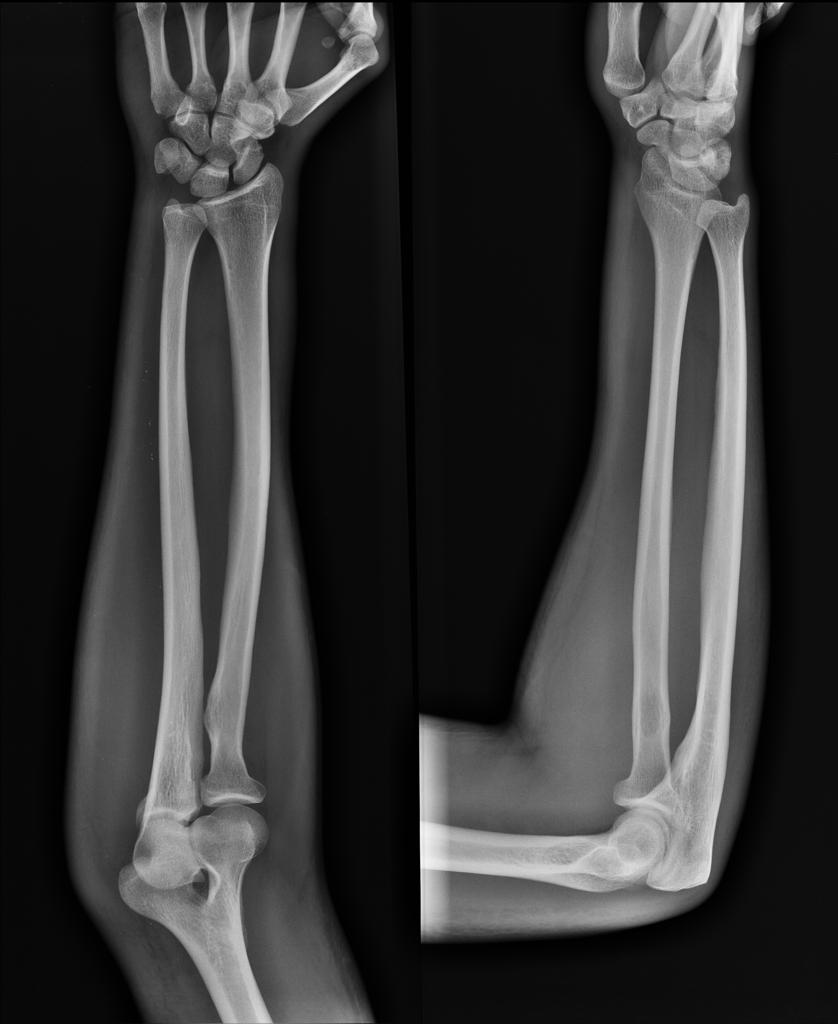
//> input picture opentest/q9.jpg, 838 x 1024 px
$ ./main   (built with g++ and OpenCV 4)
//> lines starting //> are read from the running program, lines starting //| are printed output that depends on the picture; after the words box and inside, x2 and y2 are one past the last pixel; in counts of white or black regions, pixels touching at a corner belong together
#include <opencv2/opencv.hpp>
#include <opencv2/core/core.hpp>
#include <opencv2/highgui/highgui.hpp>
#include <opencv2/imgproc/imgproc.hpp>
#include <iostream>
#include <vector>

using namespace cv;
using namespace std;

// [73 lines of commented-out code are left out]

void detect_hand_and_fingers(Mat& src);
void detect_hand_silhoutte(Mat& src);

int main(int argc, char* argv[])
{
    Mat img = imread("/Users/louissherratt/Documents/opentest/opentest/q9.jpg");
//> img is the input picture: 1024 rows x 838 cols, CV_8UC3; min 0, max 255, mean 54.2
    // Check for failure
    if (img.empty())
    {
     cout << "Could not open or find the image" << endl;
     cin.get(); //wait for any key press
     return -1;
    }

    // Convert RGB Mat to GRAY
    Mat gray, fingersp;
    cvtColor(img, gray, COLOR_BGR2GRAY);
    Mat gray_silhouette = gray.clone();

    /* Isolate Hand + Fingers */

    detect_hand_and_fingers(gray);
    imshow("Hand+Fingers", gray);
    //imwrite("hand_fingers.png", gray);

    /* Isolate Hand Sillhoute and subtract it from the other image (Hand+Fingers) */

    detect_hand_silhoutte(gray_silhouette);
    imshow("Hand", gray_silhouette);
    //imwrite("hand_silhoutte.png", gray_silhouette);

    /* Subtract Hand Silhoutte from Hand+Fingers so we get only Fingers */

    Mat fingers =  gray - gray_silhouette;
    imshow("Fingers", fingers);
    //imwrite("fingers_only.png", fingers);
    waitKey(0);

// [17 lines of commented-out code are left out]
}

void detect_hand_and_fingers(Mat& src)
{
    Mat kernel = getStructuringElement(MORPH_ELLIPSE, Size(3,3), Point(1,1));
    morphologyEx(src, src, MORPH_ELLIPSE, kernel);
//> src: 1024 rows x 838 cols, CV_8UC1; min 0, max 239, mean 53.8

    int adaptiveMethod = ADAPTIVE_THRESH_GAUSSIAN_C; // CV_ADAPTIVE_THRESH_MEAN_C, CV_ADAPTIVE_THRESH_GAUSSIAN_C
    adaptiveThreshold(src, src, 255, adaptiveMethod, THRESH_BINARY, 9, -5);
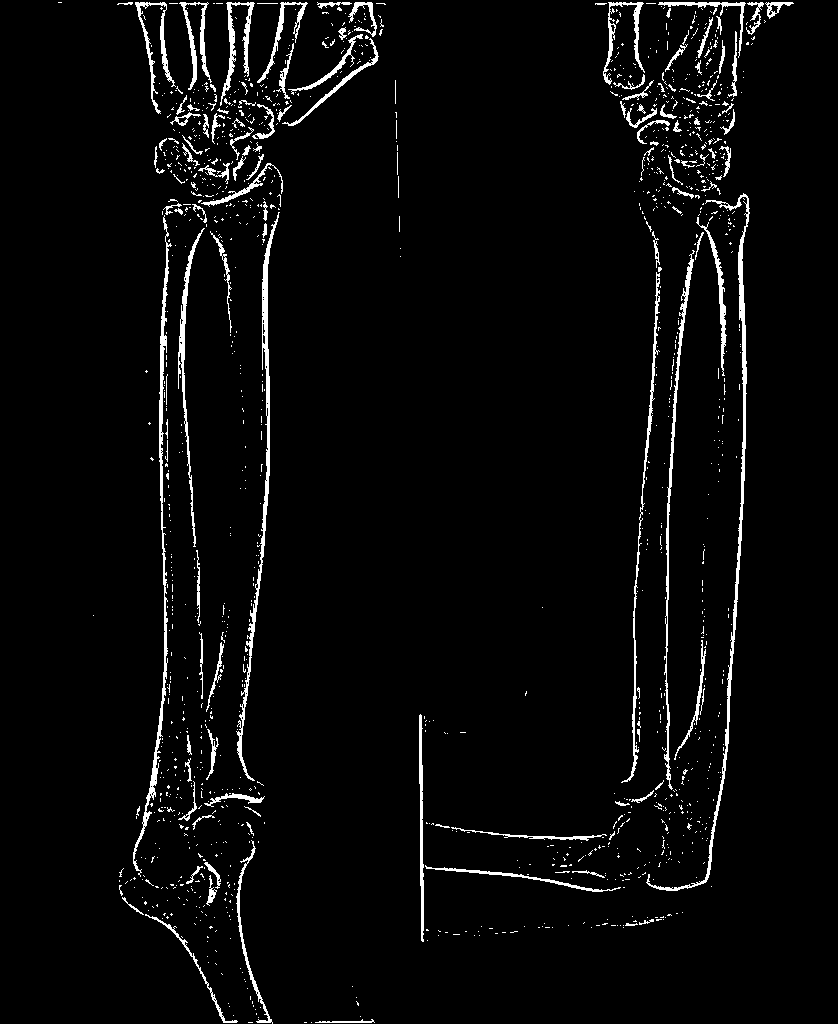
//> src: 1024 rows x 838 cols, CV_8UC1; 3.6% white; 1368 white regions (1240 under 20 px), largest, box (x1, y1, x2, y2) and area: (646, 193, 750, 891) 2648, (236, 212, 280, 781) 2184, (133, 215, 172, 877) 2137

    int dilate_sz = 1;
    Mat element = getStructuringElement(MORPH_ELLIPSE, Size(2*dilate_sz, 2*dilate_sz),
                                       Point(dilate_sz, dilate_sz) );
    dilate(src, src, element);
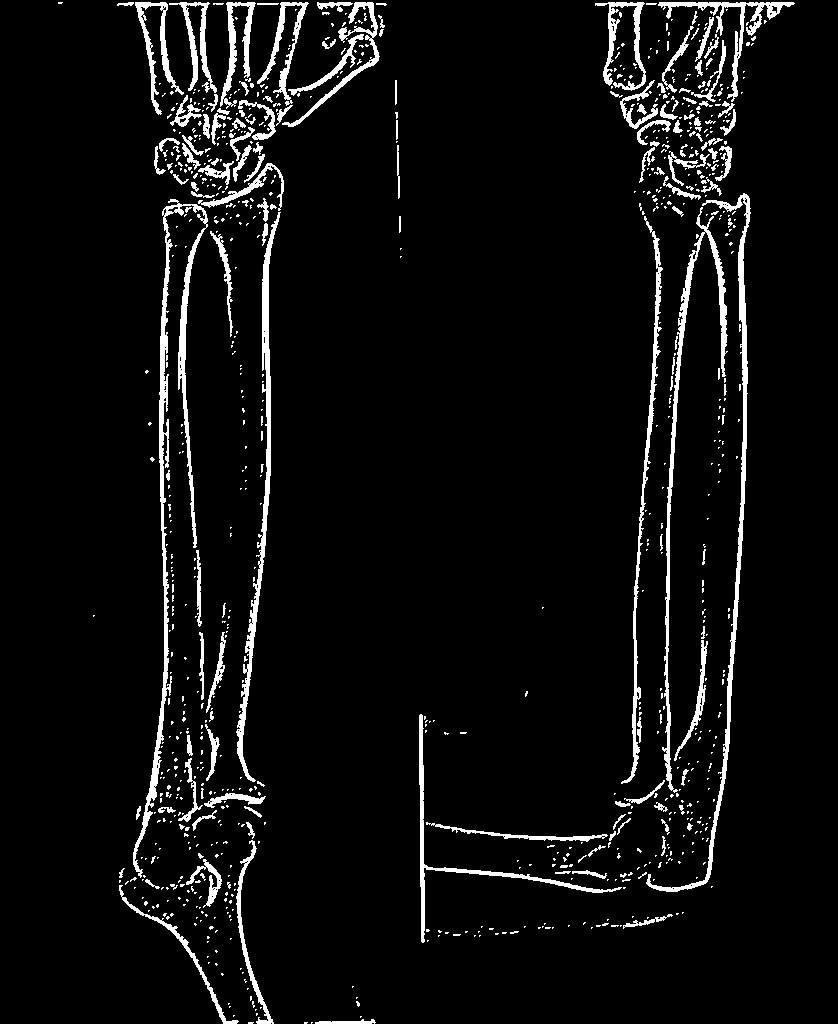
//> src: 1024 rows x 838 cols, CV_8UC1; 5.6% white; 887 white regions (731 under 20 px), largest, box (x1, y1, x2, y2) and area: (133, 199, 208, 878) 5079, (646, 193, 751, 892) 3623, (662, 207, 728, 793) 3184
}

void detect_hand_silhoutte(Mat& src)
{
    Mat kernel = getStructuringElement(MORPH_ELLIPSE, Size(7, 7), Point(3, 3));
    morphologyEx(src, src, MORPH_ELLIPSE, kernel);

    int adaptiveMethod = ADAPTIVE_THRESH_MEAN_C; // CV_ADAPTIVE_THRESH_MEAN_C, CV_ADAPTIVE_THRESH_GAUSSIAN_C
    adaptiveThreshold(src, src, 255,
                          adaptiveMethod, THRESH_BINARY,
                          251, 5); // 251, 5
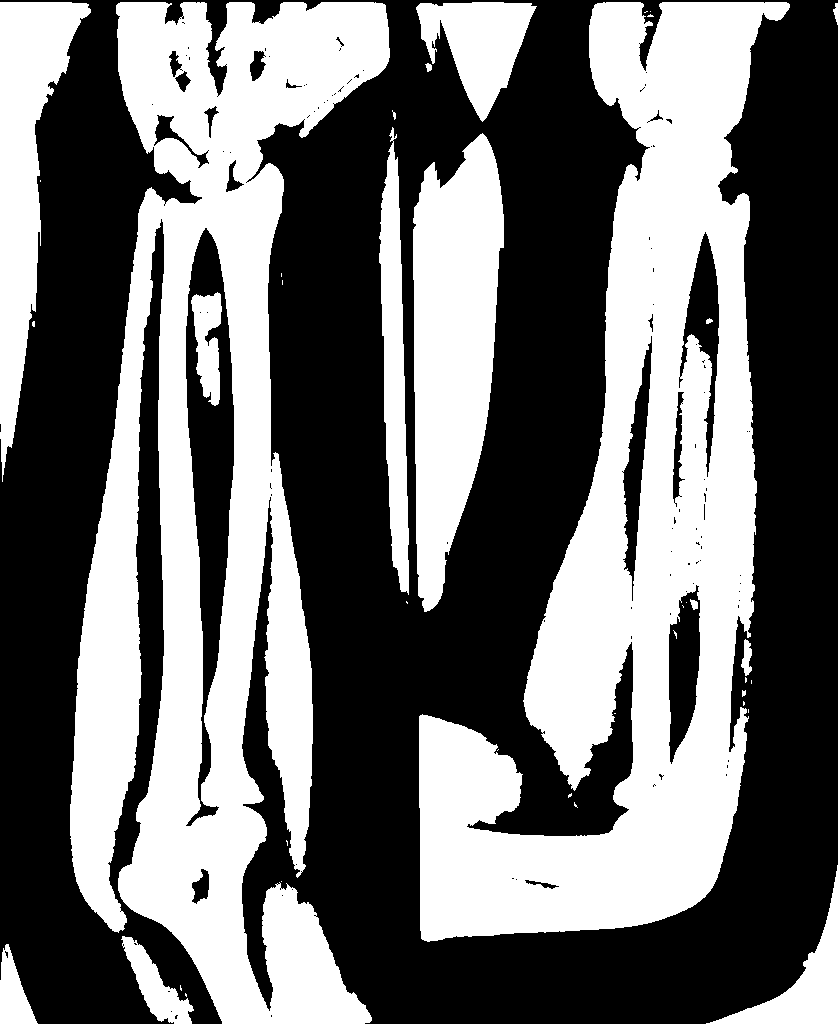
//> src: 1024 rows x 838 cols, CV_8UC1; 44.4% white; 40 white regions (23 under 20 px), largest, box (x1, y1, x2, y2) and area: (419, 2, 790, 942) 153660, (70, 2, 390, 1024) 151758, (413, 133, 504, 612) 29899

    int erode_sz = 5;
    Mat element = getStructuringElement(MORPH_ELLIPSE,
                                       Size(2*erode_sz + 1, 2*erode_sz+1),
                                       Point(erode_sz, erode_sz) );
    erode(src, src, element);

    int dilate_sz = 1;
    element = getStructuringElement(MORPH_ELLIPSE,
                                       Size(2*dilate_sz + 1, 2*dilate_sz+1),
                                       Point(dilate_sz, dilate_sz) );
    dilate(src, src, element);
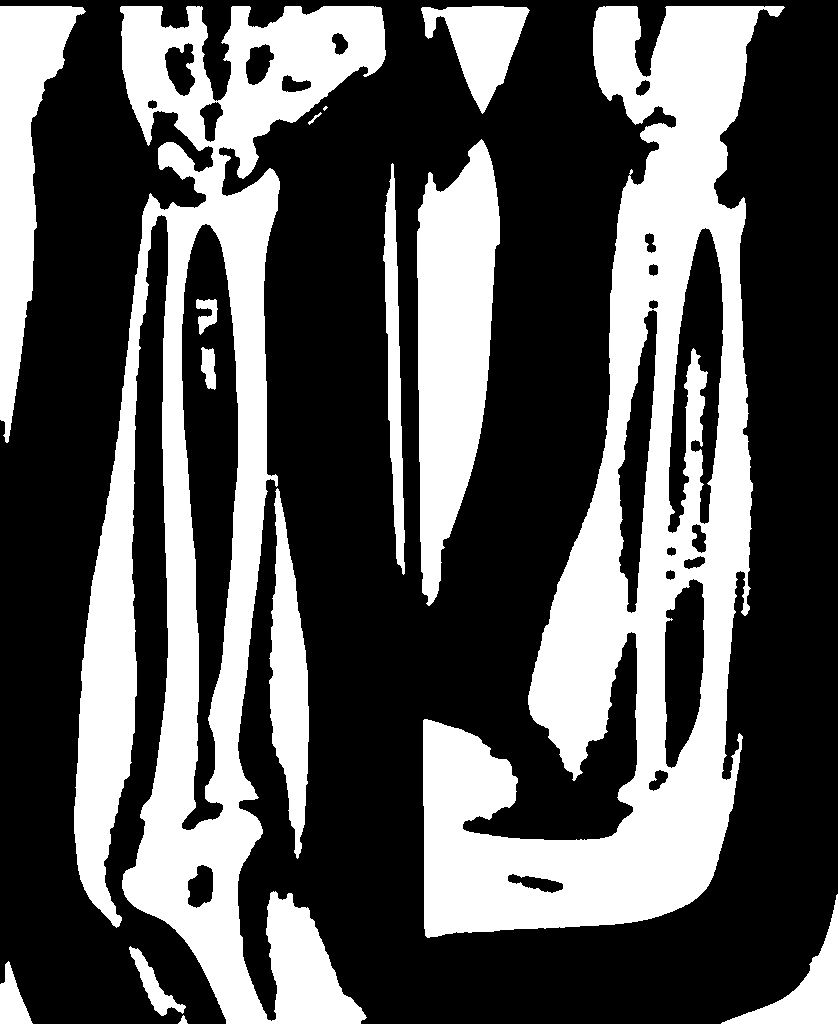
//> src: 1024 rows x 838 cols, CV_8UC1; 35.2% white; 15 white regions (1 under 20 px), largest, box (x1, y1, x2, y2) and area: (423, 6, 785, 938) 126303, (74, 6, 386, 1024) 109099, (417, 139, 500, 606) 25455

    bitwise_not(src, src);
//> in main, `Mat fingers =  gray - gray_silhouette;`:
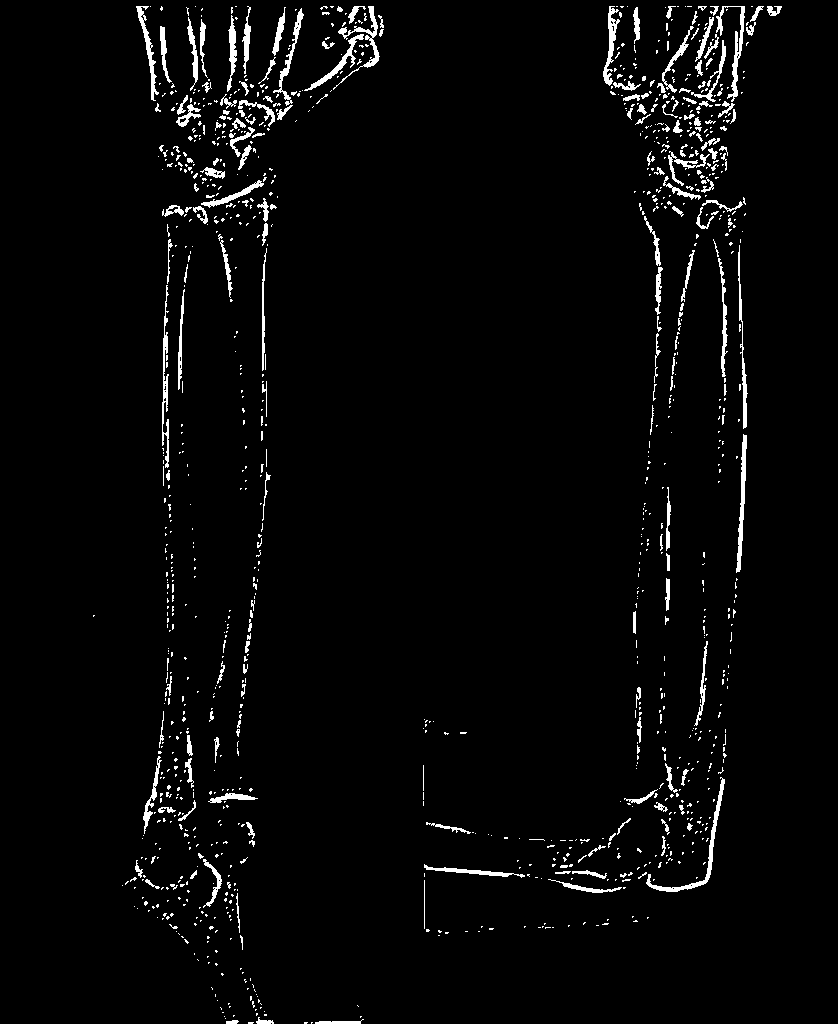
//> fingers: 1024 rows x 838 cols, CV_8UC1; 2.9% white; 1139 white regions (944 under 20 px), largest, box (x1, y1, x2, y2) and area: (646, 777, 725, 892) 709, (716, 6, 745, 102) 591, (736, 434, 747, 573) 584
}

$ run again, with opentest/q3.jpg copied over opentest/q9.jpg
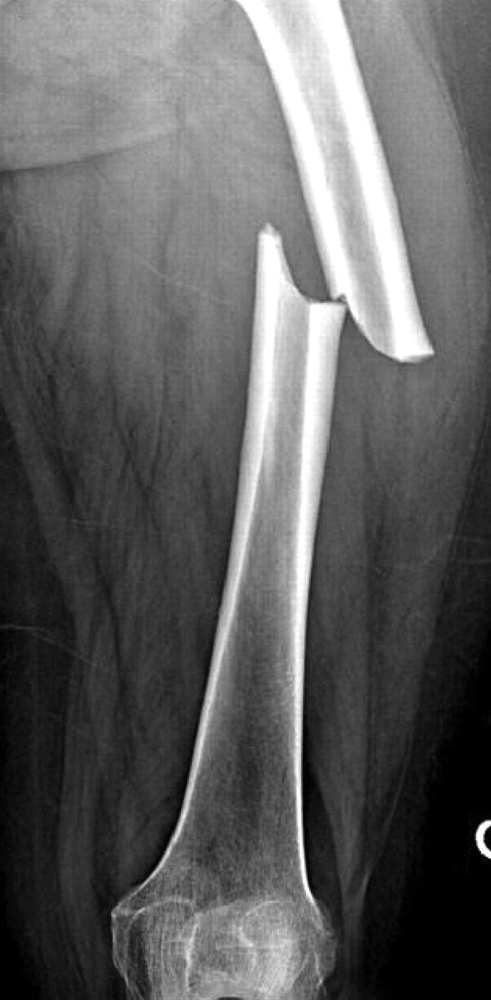
//> input picture opentest/q3.jpg, 981 x 1999 px (shown at 1/2 size)
//> img is the input picture: 1999 rows x 981 cols, CV_8UC3; min 0, max 255, mean 95.6
//> in detect_hand_silhoutte, `dilate(src, src, element);`:
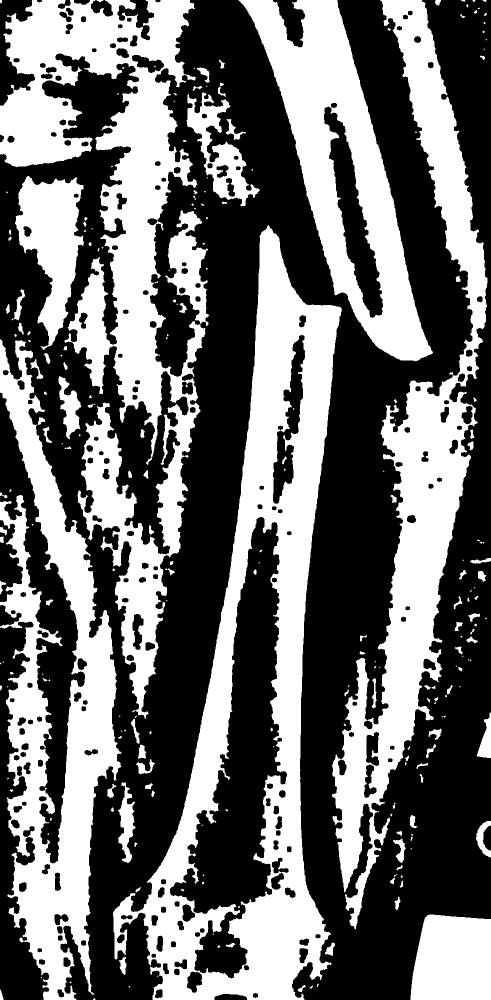
//> src: 1999 rows x 981 cols, CV_8UC1 (shown at 1/2 size); 43.1% white; 239 white regions (103 under 20 px), largest, box (x1, y1, x2, y2) and area: (226, 450, 684, 1999) 200412, (0, 0, 411, 1438) 188366, (664, 0, 975, 1859) 145209
//> `Mat fingers =  gray - gray_silhouette;`:
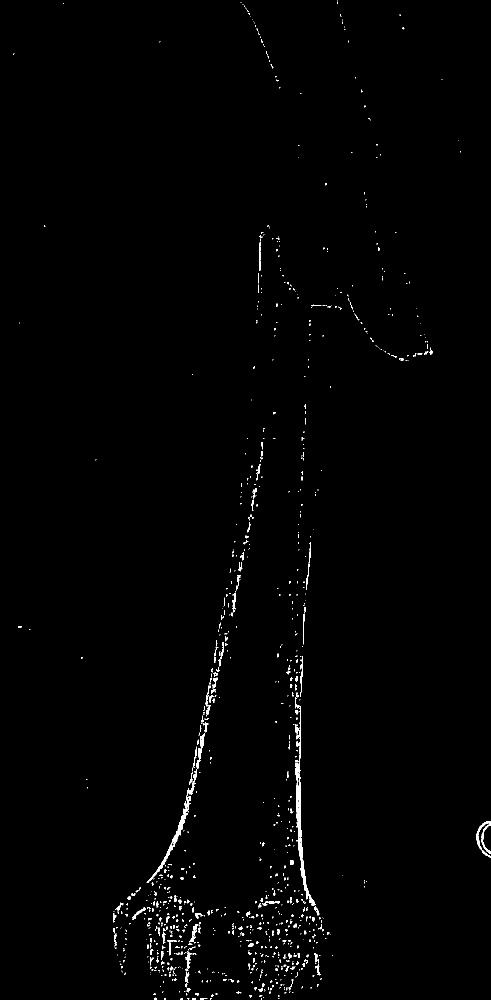
//> fingers: 1999 rows x 981 cols, CV_8UC1 (shown at 1/2 size); 0.85% white; 996 white regions (841 under 20 px), largest, box (x1, y1, x2, y2) and area: (590, 1526, 631, 1812) 1876, (346, 1539, 394, 1694) 977, (952, 1642, 981, 1715) 597

$ run again, with opentest/q5.jpg copied over opentest/q9.jpg
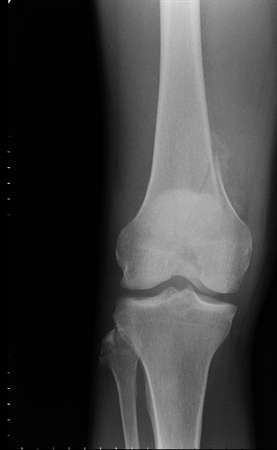
//> input picture opentest/q5.jpg, 277 x 450 px
//> img is the input picture: 450 rows x 277 cols, CV_8UC3; min 0, max 254, mean 62.6
//> in detect_hand_silhoutte, `dilate(src, src, element);`:
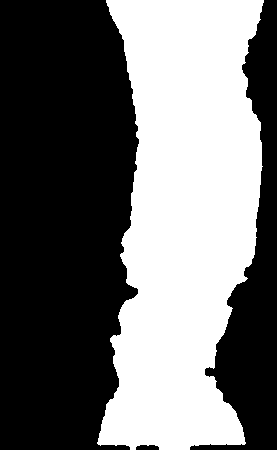
//> src: 450 rows x 277 cols, CV_8UC1; 43.5% white; 1 white region, box (x1, y1, x2, y2) and area: (97, 0, 264, 450) 54275
//> `Mat fingers =  gray - gray_silhouette;`:
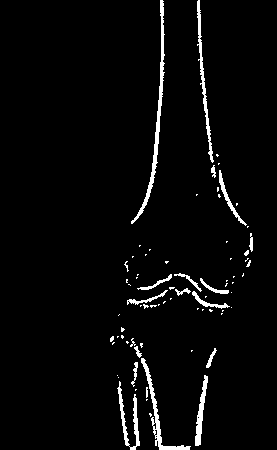
//> fingers: 450 rows x 277 cols, CV_8UC1; 3.3% white; 75 white regions (55 under 20 px), largest, box (x1, y1, x2, y2) and area: (131, 0, 165, 224) 815, (141, 358, 191, 450) 537, (197, 0, 214, 163) 502

$ run again, with opentest/q6.jpg copied over opentest/q9.jpg
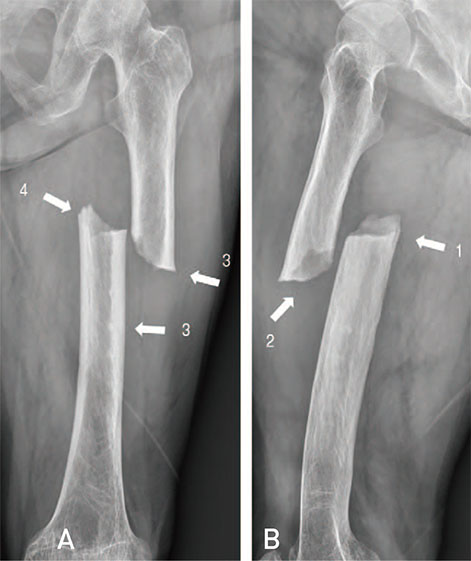
//> input picture opentest/q6.jpg, 471 x 561 px
//> img is the input picture: 561 rows x 471 cols, CV_8UC3; mean B, G, R 137.9, 138.3, 138.4
//> in detect_hand_and_fingers, `adaptiveThreshold(src, src, 255, adaptiveMethod, THRESH_BINARY, 9, -5);`:
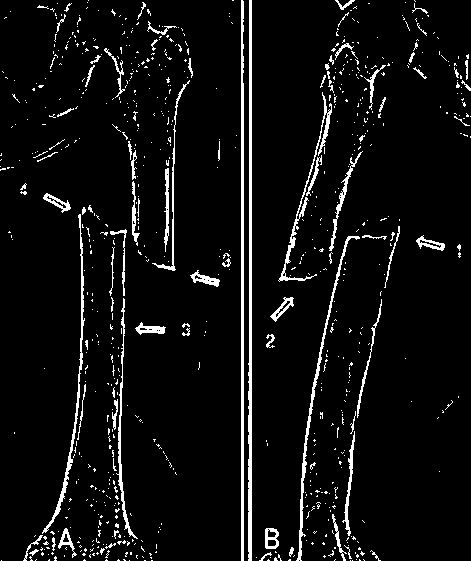
//> src: 561 rows x 471 cols, CV_8UC1; 5.8% white in thin lines or dots
//> `Mat fingers =  gray - gray_silhouette;`:
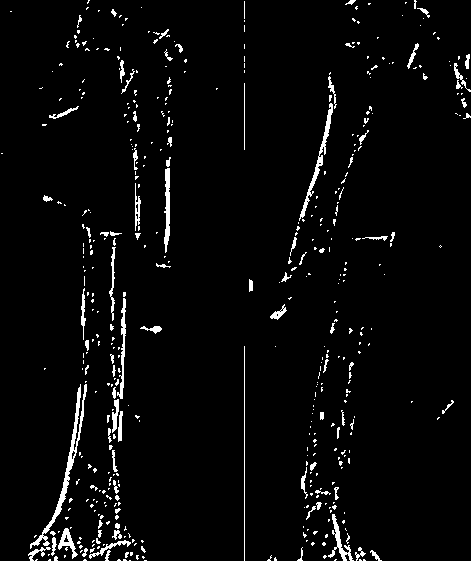
//> fingers: 561 rows x 471 cols, CV_8UC1; 3.4% white in thin lines or dots
